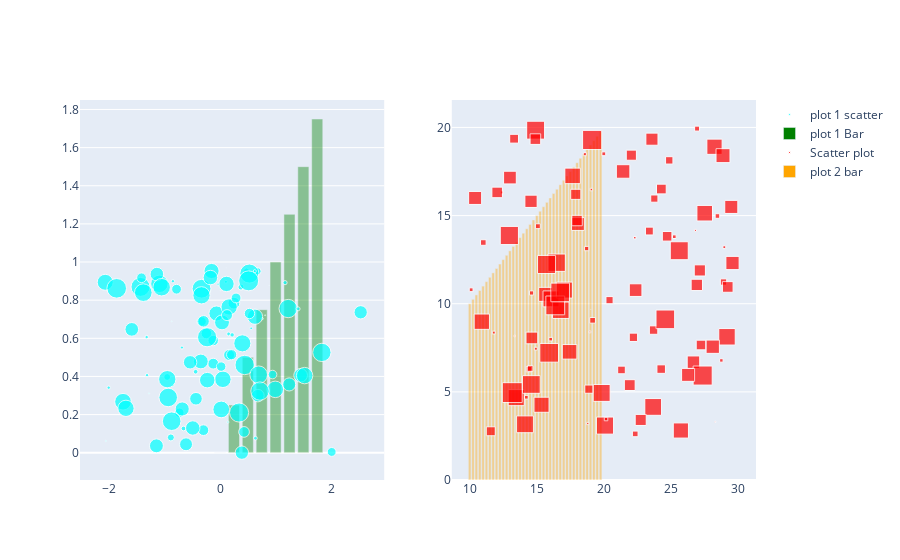

The cell this chart's notebook holds for it:
### Markdown cell above
__Plotly update_traces and update_layout()__

### Code cell
fig = make_subplots(1,2)
# subplot 1
trace1 = go.Scatter(x = normal(size = (100,)), y = uniform(size = (100,)), name = 'plot 1 scatter', mode = 'markers',
                   marker = dict(symbol = 0, opacity = 0.7, size = uniform(0,4 , size = (100,)), sizeref = 0.2
                                                        ,color = 'cyan', ))
fig.add_trace(trace = trace1, row = 1, col = 1)
fig.add_trace(go.Bar(x = np.arange(0, 2, 0.25), y = np.arange(0, 2, 0.25),
                             marker_color = 'green', marker_opacity = 0.4, name = 'plot 1 Bar'), 1, 1)

#subplot 2
trace2 = go.Scatter(x = uniform(10, 30, size = 100), y = uniform(2, 20 , size = 100), name = 'Scatter plot ', 
                   mode = 'markers', marker = dict(symbol = 1, opacity = 0.7, size = uniform(0, 4,size = (100,) )
                                                   ,sizeref = 0.2, color = 'red' ))
fig.add_trace(trace = trace2, row  = 1, col = 2)
fig.add_trace(go.Bar(x = np.arange(10, 20, 0.25), y = np.arange(10, 20, 0.25),
                             marker_color = 'orange', marker_opacity = 0.4, name = 'plot 2 bar'), 1,  2)

fig.show()
